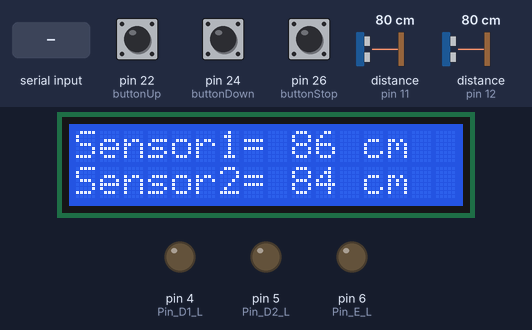
A sketch run on a simulated Arduino Mega 2560, built with avr-gcc and run on an emulated ATmega2560. Shown: 16×2 character LCD, output pins drawn as LEDs (lit = HIGH). Wiring (inferred from the names in the program): 2 × ultrasonic range finder: trigger pin 10, echo pin 11 / trigger pin 13, echo pin 12. The inputs (shaded band) are chosen by the test bench; at power-on: distance to the obstacle (sensors on pin 11, pin 12) 80 cm, pin 22 (buttonUp) LOW, pin 24 (buttonDown) LOW, pin 26 (buttonStop) LOW. The echo pulse lasts 58.3 µs per cm; pins used as bus, display or sensor lines are not drawn; what the sketch prints to the serial monitor is not drawn.

Above: at 1.2 s.
1.3 s: "b90\n" received over Serial
At 2.5 s:
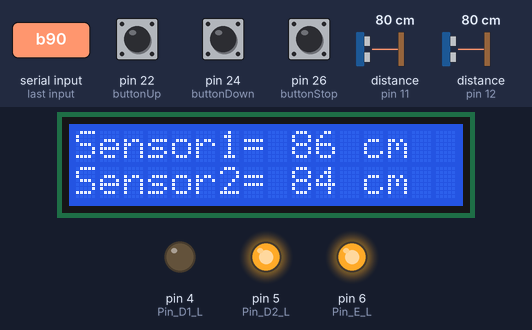
2.8 s: distance to the obstacle (sensor on pin 11) set to 2 cm
4.3 s: distance to the obstacle (sensor on pin 12) set to 120 cm
At 4.7 s:
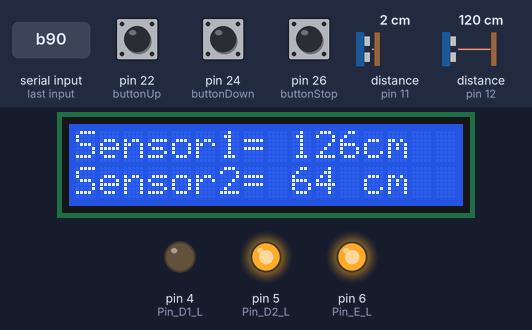
5.8 s: "90,45\n" received over Serial
At 6.1 s:
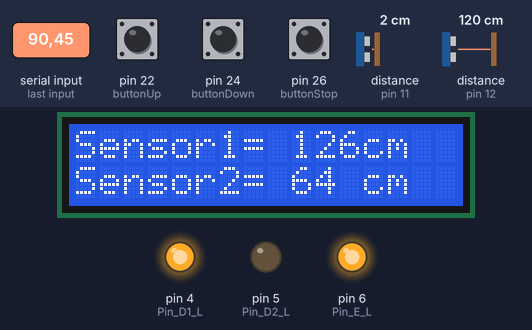
7.3 s: distance to the obstacle (sensor on pin 11) set to 4 cm
8.8 s: distance to the obstacle (sensor on pin 12) set to 2 cm
At 9.3 s:
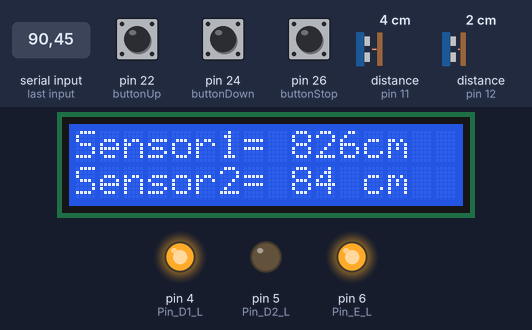
Timing chart, 0 to 11.3 s (numbered marks = the images above; inputs shaded):
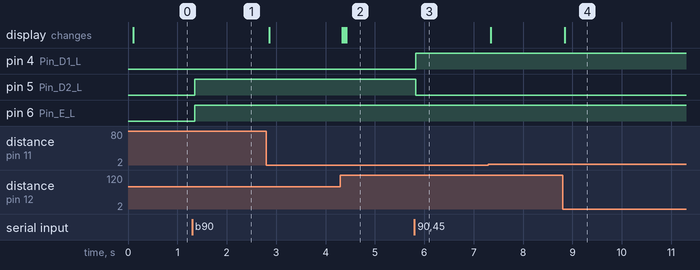

The sketch:

meja.ino
```cpp
#include <Wire.h> //komunikasi sda &scl
#include <LiquidCrystal_I2C.h> //library i2c lcd

LiquidCrystal_I2C lcd(0x27,16,2); //deklarasi i2c lcd 16x2

#define Pin_D1_L  4 //lpwm
#define Pin_D2_L  5 //rpwm
#define Pin_E_L   6 //pwm enable

const int buttonUp = 22; //deklarasi push button
const int buttonDown = 24;
const int buttonStop = 26;
int nilaiTombol1, nilaiTombol2, nilaiTombol3;

#define trigPin1 13 //deklarasi sensor jarak
#define echoPin1 12
#define trigPin2 10
#define echoPin2 11

long duration;
long duration1;
int distance;
int distance1;

char state; // pilihan menu manual di remote
char menu; // pilihan menu dari menu
long data; // data dari remote

void setup() {
  // put your setup code here, to run once:
  Serial.begin(38400);

  lcd.begin();
  lcd.noCursor();
  lcd.clear();

  pinMode(trigPin1, OUTPUT); // inisialisasi sensor jarak
  pinMode(echoPin1, INPUT);
  pinMode(trigPin2, OUTPUT);
  pinMode(echoPin2, INPUT);

  pinMode(buttonUp, INPUT);  // inisialisasi button
  pinMode(buttonDown, INPUT);
  pinMode(buttonStop, INPUT);

  pinMode(Pin_D1_L, OUTPUT); // inisialisasi motor
  pinMode(Pin_D2_L, OUTPUT);
  pinMode(Pin_E_L, OUTPUT);

  analogWrite(Pin_E_L, 0);
}

void loop() {
  // put your main code here, to run repeatedly:
  //  pembacaan ketinggian meja dengan sensor hc-sr04
  digitalWrite(trigPin1, LOW);
  delayMicroseconds(2);
  digitalWrite(trigPin1, HIGH);
  delayMicroseconds(10);
  digitalWrite(trigPin1, LOW);
  duration = pulseIn(echoPin1, HIGH);
  distance = ((duration / 2) * 0.0343) + 7.05; // 4.5 diambil dari jarak sensor 1 dari permukaan bawah meja

  digitalWrite(trigPin2, LOW);
  delayMicroseconds(2);
  digitalWrite(trigPin2, HIGH);
  delayMicroseconds(10);
  digitalWrite(trigPin2, LOW);
  duration1 = pulseIn(echoPin2, HIGH);
  distance1 = ((duration1 / 2) * 0.0343) + 4.5; // 4.5 diambil dari jarak sensor 2 dari permukaan bawah meja

  lcd.setCursor(0,0); //  jarak sensor 1
  lcd.print("Sensor1= ");
  lcd.setCursor(0,1); //  jarak sensor 2
  lcd.print("Sensor2= ");
  lcd.setCursor(12,1);
  lcd.print("cm");
  lcd.setCursor(12,0);
  lcd.print("cm");
  lcd.setCursor(9,0);
  lcd.print(distance);
  lcd.setCursor(9,1);
  lcd.print(distance1);
  //delay(500);

  nilaiTombol1 = digitalRead(buttonUp);
  nilaiTombol2 = digitalRead(buttonDown);
  nilaiTombol3 = digitalRead(buttonStop);

  if(nilaiTombol1 == 1){
    delay(1000);
    motor_cw();
  }
  if(nilaiTombol2 == 1){
    delay(1000);
    motor_ccw();
  }
  if(nilaiTombol3 == 1){
    delay(1000);
    motor_stop();
  }
  //------------------------------------------------------------
  if(Serial.available() > 0){
    menu = Serial.read();
    Serial.println(menu);
  }
  if(menu == 'a'){
    manual();
  }
  if(menu == 'b'){
    otomatis();
  }
}

void manual(){
  if(Serial.available() > 0){
    state = Serial.read();
    Serial.println(state);
  }
  if(state == '1'){
    //delay(1000);
    analogWrite(Pin_E_L, 255); //0-255
    digitalWrite(Pin_D1_L, LOW);
    digitalWrite(Pin_D2_L, HIGH);
  }
  if(state == '2'){
    //delay(1000);
    analogWrite(Pin_E_L, 255);
    digitalWrite(Pin_D1_L, HIGH);
    digitalWrite(Pin_D2_L, LOW);
  }
  if(state == '0'){
    delay(1000);
    digitalWrite(Pin_D1_L, LOW);
    digitalWrite(Pin_D2_L, LOW);
    analogWrite(Pin_E_L, 0);
  }
  manual();
}

void otomatis(){
  digitalWrite(trigPin1, LOW);
  delayMicroseconds(2);
  digitalWrite(trigPin1, HIGH);
  delayMicroseconds(10);
  digitalWrite(trigPin1, LOW);
  duration = pulseIn(echoPin1, HIGH);
  distance = ((duration / 2) * 0.0343) + 7.05; // 4.5 diambil dari jarak sensor 1 dari permukaan bawah meja

  digitalWrite(trigPin2, LOW);
  delayMicroseconds(2);
  digitalWrite(trigPin2, HIGH);
  delayMicroseconds(10);
  digitalWrite(trigPin2, LOW);
  duration1 = pulseIn(echoPin2, HIGH);
  distance1 = ((duration1 / 2) * 0.0343) + 4.5; // 4.5 diambil dari jarak sensor 2 dari permukaan bawah meja

  lcd.setCursor(0,0); //  jarak sensor 1
  lcd.print("Sensor1= ");
  lcd.setCursor(0,1); //  jarak sensor 2
  lcd.print("Sensor2= ");
  lcd.setCursor(12,1);
  lcd.print("cm");
  lcd.setCursor(12,0);
  lcd.print("cm");
  lcd.setCursor(9,0);
  lcd.print(distance);
  lcd.setCursor(9,1);
  lcd.print(distance1);

  if(Serial.available() > 0){
    data = Serial.parseInt();
    Serial.print(data);
  }
  if(data > 69){
    if(data > distance1){
      for(int a = distance1; a <= distance1; a++){
        //int a = distance1;
        if(a >= data-1.5){
          delay(10);
          digitalWrite(Pin_D1_L, LOW);
          digitalWrite(Pin_D2_L, LOW);
          analogWrite(Pin_E_L, 0);
        }else{
          delay(10);
          //Serial.println(distance1);
          analogWrite(Pin_E_L, 255); //0-255
          digitalWrite(Pin_D1_L, LOW);
          digitalWrite(Pin_D2_L, HIGH);
        }
      }
    }
    if(data < distance){
      for(int b = distance; b >= distance; b--){
        if(b <= data+1.5){
          delay(10);
          digitalWrite(Pin_D1_L, LOW);
          digitalWrite(Pin_D2_L, LOW);
          analogWrite(Pin_E_L, 0);
        }else{
          delay(10);
          analogWrite(Pin_E_L, 255);
          digitalWrite(Pin_D1_L, HIGH);
          digitalWrite(Pin_D2_L, LOW);
        }
      }
    }
  }
  otomatis();
}

void motor_ccw(){
  analogWrite(Pin_E_L, 255);
  digitalWrite(Pin_D1_L, HIGH);
  digitalWrite(Pin_D2_L, LOW);
}

void motor_cw(){
  analogWrite(Pin_E_L, 255); //0-255
  digitalWrite(Pin_D1_L, LOW);
  digitalWrite(Pin_D2_L, HIGH);
}

void motor_stop(){
  digitalWrite(Pin_D1_L, LOW);
  digitalWrite(Pin_D2_L, LOW);
  analogWrite(Pin_E_L, 0);
}
```

Measured:
- after the input at 1.3 s, pin 5 (Pin_D2_L), pin 6 (Pin_E_L): LOW → HIGH after 0.05 s
- after the input at 4.3 s, the display: changes at once (image 2)
- after the input at 5.8 s, pin 4 (Pin_D1_L): LOW → HIGH at once; pin 5 (Pin_D2_L): HIGH → LOW at once
- after the input at 8.8 s, the display: changes after 0.05 s (image 4)
